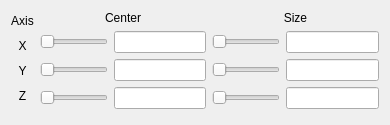
<?xml version="1.0" encoding="UTF-8"?>
<ui version="4.0">
 <class>boxframe</class>
 <widget class="QFrame" name="boxframe">
  <property name="geometry">
   <rect>
    <x>0</x>
    <y>0</y>
    <width>390</width>
    <height>125</height>
   </rect>
  </property>
  <property name="windowTitle">
   <string>Frame</string>
  </property>
  <property name="frameShape">
   <enum>QFrame::NoFrame</enum>
  </property>
  <property name="frameShadow">
   <enum>QFrame::Plain</enum>
  </property>
  <property name="lineWidth">
   <number>0</number>
  </property>
  <layout class="QVBoxLayout" name="verticalLayout_4">
   <item>
    <layout class="QHBoxLayout" name="horizontalLayout">
     <item>
      <layout class="QVBoxLayout" name="verticalLayout">
       <item>
        <widget class="QLabel" name="label_17">
         <property name="minimumSize">
          <size>
           <width>0</width>
           <height>19</height>
          </size>
         </property>
         <property name="maximumSize">
          <size>
           <width>50</width>
           <height>16777215</height>
          </size>
         </property>
         <property name="text">
          <string>Axis</string>
         </property>
         <property name="alignment">
          <set>Qt::AlignCenter</set>
         </property>
        </widget>
       </item>
       <item>
        <widget class="QLabel" name="label_18">
         <property name="minimumSize">
          <size>
           <width>0</width>
           <height>19</height>
          </size>
         </property>
         <property name="text">
          <string>X</string>
         </property>
         <property name="alignment">
          <set>Qt::AlignCenter</set>
         </property>
        </widget>
       </item>
       <item>
        <widget class="QLabel" name="label_19">
         <property name="minimumSize">
          <size>
           <width>0</width>
           <height>19</height>
          </size>
         </property>
         <property name="text">
          <string>Y</string>
         </property>
         <property name="alignment">
          <set>Qt::AlignCenter</set>
         </property>
        </widget>
       </item>
       <item>
        <widget class="QLabel" name="label_20">
         <property name="minimumSize">
          <size>
           <width>0</width>
           <height>19</height>
          </size>
         </property>
         <property name="text">
          <string>Z</string>
         </property>
         <property name="alignment">
          <set>Qt::AlignCenter</set>
         </property>
        </widget>
       </item>
       <item>
        <spacer name="verticalSpacer_2">
         <property name="orientation">
          <enum>Qt::Vertical</enum>
         </property>
         <property name="sizeHint" stdset="0">
          <size>
           <width>20</width>
           <height>40</height>
          </size>
         </property>
        </spacer>
       </item>
      </layout>
     </item>
     <item>
      <layout class="QVBoxLayout" name="verticalLayout_3">
       <item>
        <widget class="QLabel" name="label_15">
         <property name="text">
          <string>Center</string>
         </property>
         <property name="alignment">
          <set>Qt::AlignCenter</set>
         </property>
        </widget>
       </item>
       <item>
        <layout class="QHBoxLayout" name="horizontalLayout_16">
         <item>
          <widget class="QSlider" name="xCenterSlider">
           <property name="minimumSize">
            <size>
             <width>60</width>
             <height>0</height>
            </size>
           </property>
           <property name="toolTip">
            <string>Center coordinates of the box are controlled by sliders or text boxes</string>
           </property>
           <property name="maximum">
            <number>256</number>
           </property>
           <property name="pageStep">
            <number>1</number>
           </property>
           <property name="orientation">
            <enum>Qt::Horizontal</enum>
           </property>
          </widget>
         </item>
         <item>
          <widget class="QLineEdit" name="xCenterEdit">
           <property name="minimumSize">
            <size>
             <width>80</width>
             <height>0</height>
            </size>
           </property>
           <property name="toolTip">
            <string>Center coordinates of the box are controlled by sliders or text boxes</string>
           </property>
           <property name="alignment">
            <set>Qt::AlignCenter</set>
           </property>
          </widget>
         </item>
        </layout>
       </item>
       <item>
        <layout class="QHBoxLayout" name="horizontalLayout_17">
         <item>
          <widget class="QSlider" name="yCenterSlider">
           <property name="minimumSize">
            <size>
             <width>60</width>
             <height>0</height>
            </size>
           </property>
           <property name="toolTip">
            <string>Center coordinates of the box are controlled by sliders or text boxes</string>
           </property>
           <property name="maximum">
            <number>256</number>
           </property>
           <property name="pageStep">
            <number>1</number>
           </property>
           <property name="orientation">
            <enum>Qt::Horizontal</enum>
           </property>
          </widget>
         </item>
         <item>
          <widget class="QLineEdit" name="yCenterEdit">
           <property name="minimumSize">
            <size>
             <width>80</width>
             <height>0</height>
            </size>
           </property>
           <property name="toolTip">
            <string>Center coordinates of the box are controlled by sliders or text boxes</string>
           </property>
           <property name="alignment">
            <set>Qt::AlignCenter</set>
           </property>
          </widget>
         </item>
        </layout>
       </item>
       <item>
        <layout class="QHBoxLayout" name="horizontalLayout_18">
         <item>
          <widget class="QSlider" name="zCenterSlider">
           <property name="minimumSize">
            <size>
             <width>60</width>
             <height>0</height>
            </size>
           </property>
           <property name="toolTip">
            <string>Center coordinates of the box are controlled by sliders or text boxes</string>
           </property>
           <property name="maximum">
            <number>256</number>
           </property>
           <property name="pageStep">
            <number>1</number>
           </property>
           <property name="orientation">
            <enum>Qt::Horizontal</enum>
           </property>
          </widget>
         </item>
         <item>
          <widget class="QLineEdit" name="zCenterEdit">
           <property name="minimumSize">
            <size>
             <width>80</width>
             <height>0</height>
            </size>
           </property>
           <property name="toolTip">
            <string>Center coordinates of the box are controlled by sliders or text boxes</string>
           </property>
           <property name="alignment">
            <set>Qt::AlignCenter</set>
           </property>
          </widget>
         </item>
        </layout>
       </item>
       <item>
        <spacer name="verticalSpacer">
         <property name="orientation">
          <enum>Qt::Vertical</enum>
         </property>
         <property name="sizeHint" stdset="0">
          <size>
           <width>20</width>
           <height>40</height>
          </size>
         </property>
        </spacer>
       </item>
      </layout>
     </item>
     <item>
      <layout class="QVBoxLayout" name="verticalLayout_2">
       <item>
        <widget class="QLabel" name="label_16">
         <property name="text">
          <string>Size</string>
         </property>
         <property name="alignment">
          <set>Qt::AlignCenter</set>
         </property>
        </widget>
       </item>
       <item>
        <layout class="QHBoxLayout" name="horizontalLayout_19">
         <item>
          <widget class="QSlider" name="xSizeSlider">
           <property name="minimumSize">
            <size>
             <width>60</width>
             <height>0</height>
            </size>
           </property>
           <property name="toolTip">
            <string>Size of the box is controlled by sliders and text boxes</string>
           </property>
           <property name="maximum">
            <number>256</number>
           </property>
           <property name="pageStep">
            <number>1</number>
           </property>
           <property name="orientation">
            <enum>Qt::Horizontal</enum>
           </property>
          </widget>
         </item>
         <item>
          <widget class="QLineEdit" name="xSizeEdit">
           <property name="minimumSize">
            <size>
             <width>80</width>
             <height>0</height>
            </size>
           </property>
           <property name="toolTip">
            <string>Size of the box is controlled by sliders and text boxes</string>
           </property>
           <property name="alignment">
            <set>Qt::AlignCenter</set>
           </property>
          </widget>
         </item>
        </layout>
       </item>
       <item>
        <layout class="QHBoxLayout" name="horizontalLayout_20">
         <item>
          <widget class="QSlider" name="ySizeSlider">
           <property name="minimumSize">
            <size>
             <width>60</width>
             <height>0</height>
            </size>
           </property>
           <property name="toolTip">
            <string>Size of the box is controlled by sliders and text boxes</string>
           </property>
           <property name="maximum">
            <number>256</number>
           </property>
           <property name="pageStep">
            <number>1</number>
           </property>
           <property name="orientation">
            <enum>Qt::Horizontal</enum>
           </property>
          </widget>
         </item>
         <item>
          <widget class="QLineEdit" name="ySizeEdit">
           <property name="minimumSize">
            <size>
             <width>80</width>
             <height>0</height>
            </size>
           </property>
           <property name="toolTip">
            <string>Size of the box is controlled by sliders and text boxes</string>
           </property>
           <property name="alignment">
            <set>Qt::AlignCenter</set>
           </property>
          </widget>
         </item>
        </layout>
       </item>
       <item>
        <layout class="QHBoxLayout" name="horizontalLayout_21">
         <item>
          <widget class="QSlider" name="zSizeSlider">
           <property name="minimumSize">
            <size>
             <width>60</width>
             <height>0</height>
            </size>
           </property>
           <property name="toolTip">
            <string>Size of the box is controlled by sliders and text boxes</string>
           </property>
           <property name="maximum">
            <number>256</number>
           </property>
           <property name="pageStep">
            <number>1</number>
           </property>
           <property name="orientation">
            <enum>Qt::Horizontal</enum>
           </property>
          </widget>
         </item>
         <item>
          <widget class="QLineEdit" name="zSizeEdit">
           <property name="minimumSize">
            <size>
             <width>80</width>
             <height>0</height>
            </size>
           </property>
           <property name="toolTip">
            <string>Size of the box is controlled by sliders and text boxes</string>
           </property>
           <property name="alignment">
            <set>Qt::AlignCenter</set>
           </property>
          </widget>
         </item>
        </layout>
       </item>
       <item>
        <spacer name="verticalSpacer_3">
         <property name="orientation">
          <enum>Qt::Vertical</enum>
         </property>
         <property name="sizeHint" stdset="0">
          <size>
           <width>20</width>
           <height>40</height>
          </size>
         </property>
        </spacer>
       </item>
      </layout>
     </item>
    </layout>
   </item>
  </layout>
 </widget>
 <resources/>
 <connections/>
</ui>
